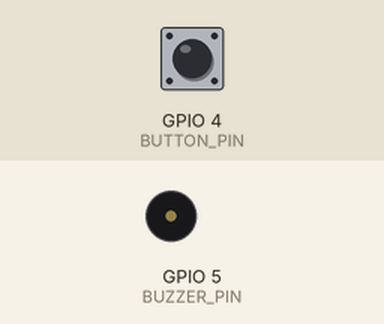
This sketch was run on a simulated ESP32. Shown: buzzer (waves = sounding). Inputs (shaded band) come from the test bench; at power-on: GPIO 4 (BUTTON_PIN) HIGH. WiFi joins after 1.5 s; servers stay silent unless stated; uploads are accepted with an empty reply; what the sketch prints to the serial monitor is not drawn.

Above: at 2.7 s.
2.8 s: GPIO 4 (BUTTON_PIN) pulled LOW for 0.15 s
At 23.1 s:
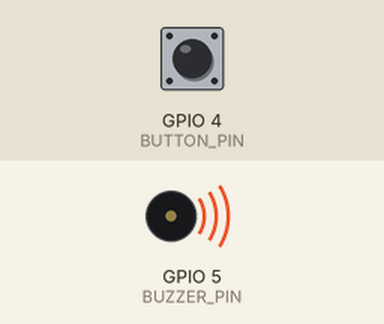
Timing chart, 0 to 24.3 s (numbered marks = the images above; inputs shaded):
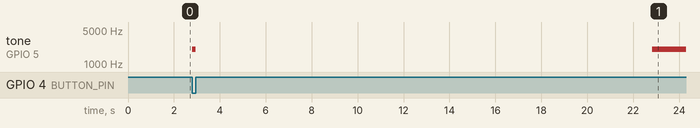

Measured:
- after the input at 2.8 s, tone on GPIO 5 (BUZZER_PIN): silent → 2000 Hz after 0.01 s instead of 18.7 s

The sketch:

sketch.ino
```cpp
#include <WiFi.h>
#include <HTTPClient.h>

// -------------------- WiFi (Wokwi) --------------------
const char* ssid     = "Wokwi-GUEST";
const char* password = "";

// -------------------- Pinos --------------------
const int BUTTON_PIN = 4;  // Botão (INPUT_PULLUP)
const int BUZZER_PIN = 5;  // Buzzer

// -------------------- Tempo --------------------
unsigned long startTime = 0;
// 20 s para teste.
const unsigned long intervalo = 20000;

// -------------------- Estados --------------------
bool alertaMostrado = false;
bool botaoLiberado  = false;

// Flags de HTTP (enviadas depois, sem travar o botão)
bool precisaEnviarPausaPendente  = false;
bool precisaEnviarPausaRealizada = false;

// =====================================================
//                      Funções
// =====================================================

void conectarWiFi() {
  Serial.print("Conectando ao WiFi ");
  Serial.println(ssid);

  WiFi.begin(ssid, password);
  while (WiFi.status() != WL_CONNECTED) {
    delay(500);
    Serial.print(".");
  }

  Serial.println("\nWiFi conectado.");
  Serial.print("IP: ");
  Serial.println(WiFi.localIP());
}

void beepCurto() {
  tone(BUZZER_PIN, 2000);   // 2 kHz
  delay(150);
  noTone(BUZZER_PIN);
}

void enviarHTTP(const String& evento) {
  if (WiFi.status() != WL_CONNECTED) {
    Serial.println("WiFi desconectado, não enviou HTTP.");
    return;
  }

  HTTPClient http;
  http.begin("https://httpbin.org/status/201"); // endpoint de teste
  http.addHeader("Content-Type", "application/json");

  String body = "{\"evento\":\"" + evento + "\"}";
  int code = http.POST(body);

  Serial.print("HTTP ");
  Serial.print(evento);
  Serial.print(" - código: ");
  Serial.println(code);

  http.end();
}

// =====================================================
//                        SETUP
// =====================================================

void setup() {
  Serial.begin(115200);

  pinMode(BUTTON_PIN, INPUT_PULLUP);
  pinMode(BUZZER_PIN, OUTPUT);

  noTone(BUZZER_PIN);

  conectarWiFi();

  startTime = millis();
  Serial.println("Iniciando contagem de trabalho...");
}

// =====================================================
//                        LOOP
// =====================================================

void loop() {
  unsigned long agora = millis();
  bool tempoEsgotado = (agora - startTime >= intervalo);

  // --------- Quando chega a hora da pausa ---------
  if (tempoEsgotado && !alertaMostrado) {
    alertaMostrado = true;
    botaoLiberado  = true;       // botão já vale
    precisaEnviarPausaPendente = true; // marca que deve registrar esta pausa

    tone(BUZZER_PIN, 2000);      // beep contínuo

    Serial.println("Hora da pausa!");
  }

  // --------- Leitura do botão ---------
  int leitura = digitalRead(BUTTON_PIN);

  // Botão apertado (LOW) e liberado
  if (leitura == LOW && botaoLiberado) {
    botaoLiberado  = false;
    alertaMostrado = false;      // permite próximo alerta
    startTime      = millis();   // reinicia contagem

    // Para o alerta imediatamente
    noTone(BUZZER_PIN);

    Serial.println("Botão apertado: reiniciando contagem.");
    beepCurto();

    // Marca para registrar que a pausa foi realizada
    precisaEnviarPausaRealizada = true;
  }

  // Soltou o botão e não estamos em alerta -> libera para próximo clique
  if (leitura == HIGH && !alertaMostrado) {
    botaoLiberado = true;
  }

  // ---------  HTTP depois, sem atrapalhar o botão ---------

  if (precisaEnviarPausaPendente && !alertaMostrado) {
    enviarHTTP("pausa_pendente");
    precisaEnviarPausaPendente = false;
  }

  if (precisaEnviarPausaRealizada) {
    enviarHTTP("pausa_realizada");
    precisaEnviarPausaRealizada = false;
  }

  delay(20); // loop mais suave
}
```
